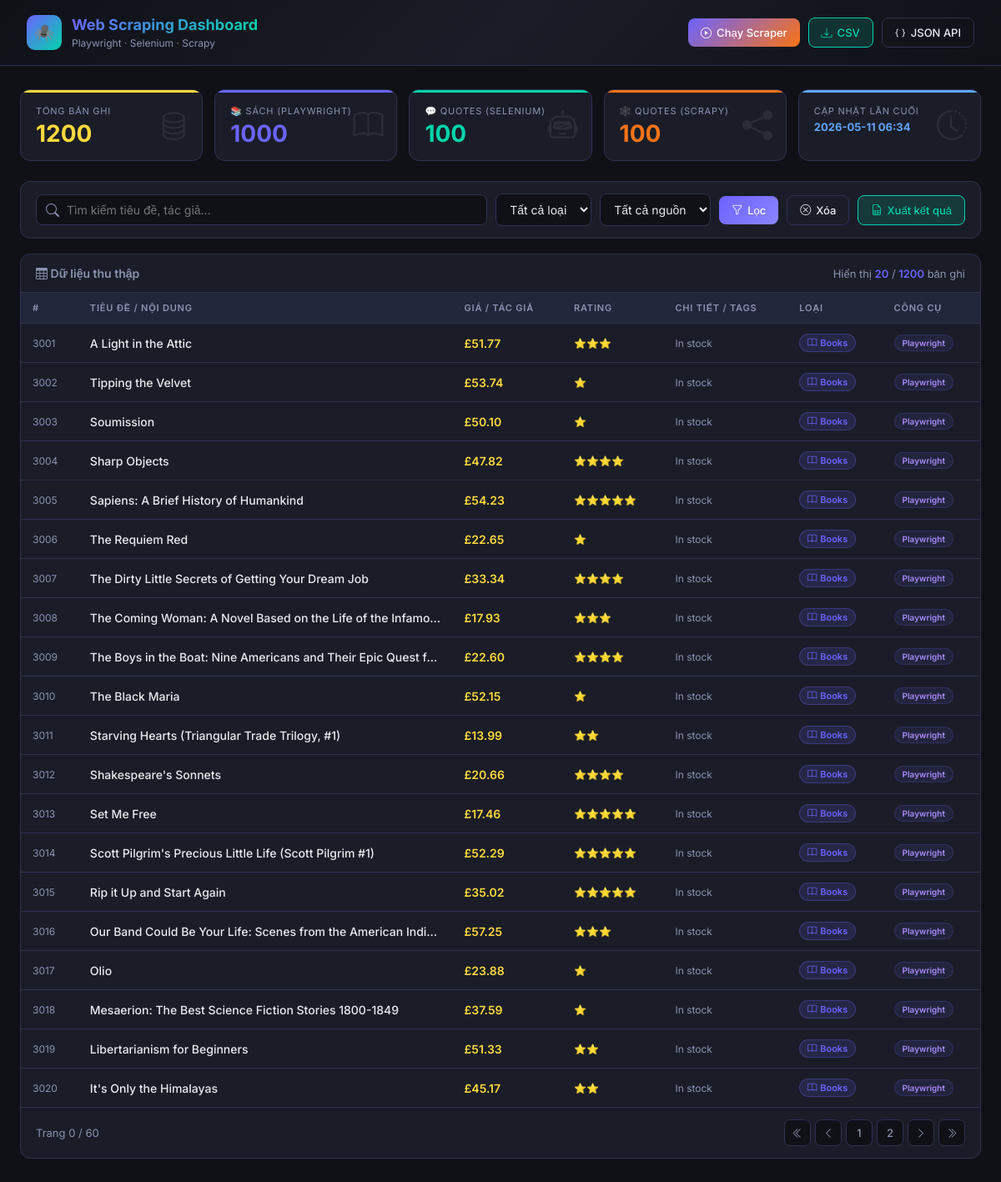
The page /?keyword=&data_type=&scraped_by=&page=0 on the database its author committed.
### tables this page shows
CREATE TABLE books (
            id           INTEGER PRIMARY KEY AUTOINCREMENT,
            title        TEXT    NOT NULL,
            price        TEXT    DEFAULT '',
            rating       INTEGER DEFAULT 0,
            availability TEXT    DEFAULT '',
            scraped_by   TEXT    DEFAULT 'playwright',
            created_at   DATETIME DEFAULT CURRENT_TIMESTAMP
        );

### app.py (the view)
@app.route("/")
def home():
    keyword    = request.args.get("keyword", "")
    data_type  = request.args.get("data_type", "")
    scraped_by = request.args.get("scraped_by", "")
    page       = int(request.args.get("page", 1))
    offset     = (page - 1) * PAGE_SIZE
    data = query_unified(
        keyword    = keyword    or None,
        data_type  = data_type  or None,
        scraped_by = scraped_by or None,
        limit      = PAGE_SIZE,
        offset     = offset
    )
    total = count_unified(
        keyword    = keyword    or None,
        data_type  = data_type  or None,
        scraped_by = scraped_by or None,
    )
    stats       = get_stats()
    total_pages = (total + PAGE_SIZE - 1) // PAGE_SIZE
    return render_template(
        "index.html",
        products    = data,
        stats       = stats,
        keyword     = keyword,
        data_type   = data_type,
        scraped_by  = scraped_by,
        page        = page,
        total_pages = total_pages,
        total       = total,
        scraper_running = _scraper_running,
    )

### database/db.py (called while the page is built)
def get_db_connection():
    conn = sqlite3.connect(DB_PATH)
    conn.row_factory = sqlite3.Row
    conn.execute("PRAGMA journal_mode=WAL")
    return conn

def query_unified(keyword=None, data_type=None, scraped_by=None, limit=None, offset=0):
    conn = get_db_connection()
    c = conn.cursor()
    q = "SELECT * FROM all_data WHERE 1=1"
    params = []
    if keyword:
        q += " AND (title LIKE ? OR secondary LIKE ?)"
        params.extend([f"%{keyword}%", f"%{keyword}%"])
    if data_type:
        q += " AND data_type = ?"
        params.append(data_type)
    if scraped_by:
        q += " AND scraped_by = ?"
        params.append(scraped_by)
    q += " ORDER BY data_type, created_at DESC"
    if limit:
        q += " LIMIT ? OFFSET ?"
        params.extend([limit, offset])
    c.execute(q, params)
    rows = c.fetchall()
    conn.close()
    return [dict(r) for r in rows]

def count_unified(keyword=None, data_type=None, scraped_by=None):
    conn = get_db_connection()
    c = conn.cursor()
    q = "SELECT COUNT(*) FROM all_data WHERE 1=1"
    params = []
    if keyword:
        q += " AND (title LIKE ? OR secondary LIKE ?)"
        params.extend([f"%{keyword}%", f"%{keyword}%"])
    if data_type:
        q += " AND data_type = ?"
        params.append(data_type)
    if scraped_by:
        q += " AND scraped_by = ?"
        params.append(scraped_by)
    c.execute(q, params)
    count = c.fetchone()[0]
    conn.close()
    return count

def get_stats():
    conn = get_db_connection()
    c = conn.cursor()
    stats = {}
    c.execute("SELECT COUNT(*) FROM books")
    stats["books_total"] = c.fetchone()[0]
    c.execute("SELECT COUNT(*) FROM quotes WHERE scraped_by='selenium'")
    stats["quotes_selenium"] = c.fetchone()[0]
    c.execute("SELECT COUNT(*) FROM quotes WHERE scraped_by='scrapy'")
    stats["quotes_scrapy"] = c.fetchone()[0]
    stats["quotes_total"] = stats["quotes_selenium"] + stats["quotes_scrapy"]
    c.execute("SELECT COUNT(*) FROM all_data")
    stats["total"] = c.fetchone()[0]
    c.execute("SELECT MAX(created_at) FROM books")
    row = c.fetchone()[0]
    stats["last_updated"] = row if row else "Never"
    conn.close()
    return stats

### templates/index.html (shortened to what this page needs)
<!DOCTYPE html>
<html lang="vi">
<head>
    <link href="https://cdn.jsdelivr.net/npm/bootstrap-icons@1.11.0/font/bootstrap-icons.css" rel="stylesheet">
</head>
<body>
<header>
    <div class="logo">
        <div class="logo-icon">🕷️</div>
        <div class="logo-text">
            <h1>Web Scraping Dashboard</h1>
            <span>Playwright · Selenium · Scrapy</span>
        </div>
    </div>
    <div class="header-actions">
        <button class="btn btn-run" id="btn-run-scraper" onclick="runScraper()">
            <i class="bi bi-play-circle"></i> Chạy Scraper
        </button>
        <a href="/export/csv" class="btn btn-green" id="btn-export-csv">
            <i class="bi bi-download"></i> CSV
        </a>
        <a href="/export/json" class="btn btn-outline" target="_blank">
            <i class="bi bi-braces"></i> JSON API
        </a>
    </div>
</header>
<main>
    <div class="stats-grid">
        <div class="stat-card c-total">
            <div class="stat-label">Tổng bản ghi</div>
            <div class="stat-value">{{ stats.total }}</div>
            <i class="bi bi-database stat-icon"></i>
        </div>
        <div class="stat-card c-books">
            <div class="stat-label">📚 Sách (Playwright)</div>
            <div class="stat-value">{{ stats.books_total }}</div>
            <i class="bi bi-book stat-icon"></i>
        </div>
        <div class="stat-card c-selenium">
            <div class="stat-label">💬 Quotes (Selenium)</div>
            <div class="stat-value">{{ stats.quotes_selenium }}</div>
            <i class="bi bi-robot stat-icon"></i>
        </div>
        <div class="stat-card c-scrapy">
            <div class="stat-label">🕸️ Quotes (Scrapy)</div>
            <div class="stat-value">{{ stats.quotes_scrapy }}</div>
            <i class="bi bi-share-fill stat-icon"></i>
        </div>
        <div class="stat-card c-updated">
            <div class="stat-label">Cập nhật lần cuối</div>
            <div class="stat-value">{{ stats.last_updated[:16] if stats.last_updated != 'Never' else 'Chưa có' }}</div>
            <i class="bi bi-clock-history stat-icon"></i>
        </div>
    </div>
    <div class="toolbar">
        <div class="search-wrap">
            <i class="bi bi-search"></i>
            <input type="text" id="search-input" class="search-input"
                placeholder="Tìm kiếm tiêu đề, tác giả..."
                value="{{ keyword }}" autocomplete="off">
        </div>
        <select id="type-filter" class="filter-select">
            <option value="">Tất cả loại</option>
        </select>
        <select id="source-filter" class="filter-select">
            <option value="">Tất cả nguồn</option>
        </select>
        <button class="btn btn-primary" onclick="applyFilters(1)">
            <i class="bi bi-funnel"></i> Lọc
        </button>
        <button class="btn btn-outline" onclick="resetFilters()">
            <i class="bi bi-x-circle"></i> Xóa
        </button>
        <a href="/export/csv?keyword={{ keyword }}&data_type={{ data_type }}&scraped_by={{ scraped_by }}"
           class="btn btn-green" id="btn-export-filtered">
            <i class="bi bi-file-earmark-spreadsheet"></i> Xuất kết quả
        </a>
    </div>
    <div class="table-wrap">
        <div class="table-header">
            <div class="table-title"><i class="bi bi-table"></i> Dữ liệu thu thập</div>
            <div class="result-count">
                Hiển thị <span>{{ products|length }}</span> / <span>{{ total }}</span> bản ghi
            </div>
        </div>
        <div id="table-container">
            <table id="data-table">
                <thead>
                    <tr>
                        <th>#</th>
                        <th>Tiêu đề / Nội dung</th>
                        <th>Giá / Tác giả</th>
                        <th>Rating</th>
                        <th>Chi tiết / Tags</th>
                        <th>Loại</th>
                        <th>Công cụ</th>
                    </tr>
                </thead>
                <tbody id="table-body">
                    {% if products %}
                        {% for p in products %}
                        <tr>
                            <td style="color:var(--text-muted);font-size:12px;">{{ p.id }}</td>
                            <td class="td-title" title="{{ p.title }}">{{ p.title }}</td>
                            <td class="td-secondary">{{ p.secondary if p.secondary else '—' }}</td>
                            <td class="stars">
                                {% if p.rating and p.rating > 0 %}
                                    {% for i in range(p.rating) %}⭐{% endfor %}
                                {% else %}
                                    <span style="color:var(--text-muted);font-size:12px;">—</span>
                                {% endif %}
                            </td>
                            <td class="td-extra" title="{{ p.extra }}">{{ p.extra if p.extra else '—' }}</td>
                            <td>
                                {% if p.data_type == 'books' %}
                                <span class="badge badge-books"><i class="bi bi-book"></i> Books</span>
                                {% else %}
                                <span class="badge badge-quotes"><i class="bi bi-chat-quote"></i> Quotes</span>
                                {% endif %}
                            </td>
                            <td>
                                {% if p.scraped_by == 'playwright' %}
                                <span class="badge badge-playwright">Playwright</span>
                                {% elif p.scraped_by == 'selenium' %}
                                <span class="badge badge-selenium">Selenium</span>
                                {% else %}
                                <span class="badge badge-scrapy">Scrapy</span>
                                {% endif %}
                            </td>
                        </tr>
                        {% endfor %}
                    {% endif %}
                </tbody>
            </table>
        </div>
        {% if total_pages > 1 %}
        <div class="pagination-wrap">
            <div style="font-size:13px;color:var(--text-muted);">Trang {{ page }} / {{ total_pages }}</div>
            <div class="pagination">
                {% set kw = keyword %}{% set dt = data_type %}{% set sb = scraped_by %}
                <a href="?keyword={{ kw }}&data_type={{ dt }}&scraped_by={{ sb }}&page=1"
                   class="page-btn {% if page == 1 %}disabled{% endif %}"><i class="bi bi-chevron-double-left"></i></a>
                <a href="?keyword={{ kw }}&data_type={{ dt }}&scraped_by={{ sb }}&page={{ page - 1 }}"
                   class="page-btn {% if page == 1 %}disabled{% endif %}"><i class="bi bi-chevron-left"></i></a>
                {% for p in range([1, page-2]|max, [total_pages+1, page+3]|min) %}
                <a href="?keyword={{ kw }}&data_type={{ dt }}&scraped_by={{ sb }}&page={{ p }}"
                   class="page-btn {% if p == page %}active{% endif %}">{{ p }}</a>
                {% endfor %}
                <a href="?keyword={{ kw }}&data_type={{ dt }}&scraped_by={{ sb }}&page={{ page + 1 }}"
                   class="page-btn {% if page == total_pages %}disabled{% endif %}"><i class="bi bi-chevron-right"></i></a>
                <a href="?keyword={{ kw }}&data_type={{ dt }}&scraped_by={{ sb }}&page={{ total_pages }}"
                   class="page-btn {% if page == total_pages %}disabled{% endif %}"><i class="bi bi-chevron-double-right"></i></a>
            </div>
        </div>
        {% endif %}
    </div>
</main>
</body>
</html>

### rows shown on the page
books: id "3001", title "A Light in the Attic", price "£51.77", availability "In stock", scraped_by "Playwright"
books: id "3002", title "Tipping the Velvet", price "£53.74", rating 1 (drawn), availability "In stock", scraped_by "Playwright"
books: id "3003", title "Soumission", price "£50.10", rating 1 (drawn), availability "In stock", scraped_by "Playwright"
books: id "3004", title "Sharp Objects", price "£47.82", availability "In stock", scraped_by "Playwright"
books: id "3005", title "Sapiens: A Brief History of Humankind", price "£54.23", availability "In stock", scraped_by "Playwright"
books: id "3006", title "The Requiem Red", price "£22.65", rating 1 (drawn), availability "In stock", scraped_by "Playwright"
books: id "3007", title "The Dirty Little Secrets of Getting Your Dream Job", price "£33.34", availability "In stock", scraped_by "Playwright"
books: id "3008", title "The Coming Woman: A Novel Based on the Life of the Infamo…", price "£17.93", availability "In stock", scraped_by "Playwright"
books: id "3009", title "The Boys in the Boat: Nine Americans and Their Epic Quest f…", price "£22.60", availability "In stock", scraped_by "Playwright"
books: id "3010", title "The Black Maria", price "£52.15", rating 1 (drawn), availability "In stock", scraped_by "Playwright"
books: id "3011", title "Starving Hearts (Triangular Trade Trilogy, #1)", price "£13.99", availability "In stock", scraped_by "Playwright"
books: id "3012", title "Shakespeare's Sonnets", price "£20.66", availability "In stock", scraped_by "Playwright"
books: id "3013", title "Set Me Free", price "£17.46", availability "In stock", scraped_by "Playwright"
books: id "3014", title "Scott Pilgrim's Precious Little Life (Scott Pilgrim #1)", price "£52.29", availability "In stock", scraped_by "Playwright"
books: id "3015", title "Rip it Up and Start Again", price "£35.02", availability "In stock", scraped_by "Playwright"
books: id "3016", title "Our Band Could Be Your Life: Scenes from the American Indi…", price "£57.25", availability "In stock", scraped_by "Playwright"
books: id "3017", title "Olio", price "£23.88", rating 1 (drawn), availability "In stock", scraped_by "Playwright"
books: id "3018", title "Mesaerion: The Best Science Fiction Stories 1800-1849", price "£37.59", rating 1 (drawn), availability "In stock", scraped_by "Playwright"
books: id "3019", title "Libertarianism for Beginners", price "£51.33", availability "In stock", scraped_by "Playwright"
books: id "3020", title "It's Only the Himalayas", price "£45.17", availability "In stock", scraped_by "Playwright"

### other values the page prints
{{ stats.total }} "1200"
{{ stats.books_total }} "1000"
{{ stats.quotes_selenium }} "100"
{{ stats.quotes_scrapy }} "100"
{{ products|length }} "20"
{{ total }} "1200"
{{ page }} "0"
{{ total_pages }} "60"
{{ p }} "1" "2"
